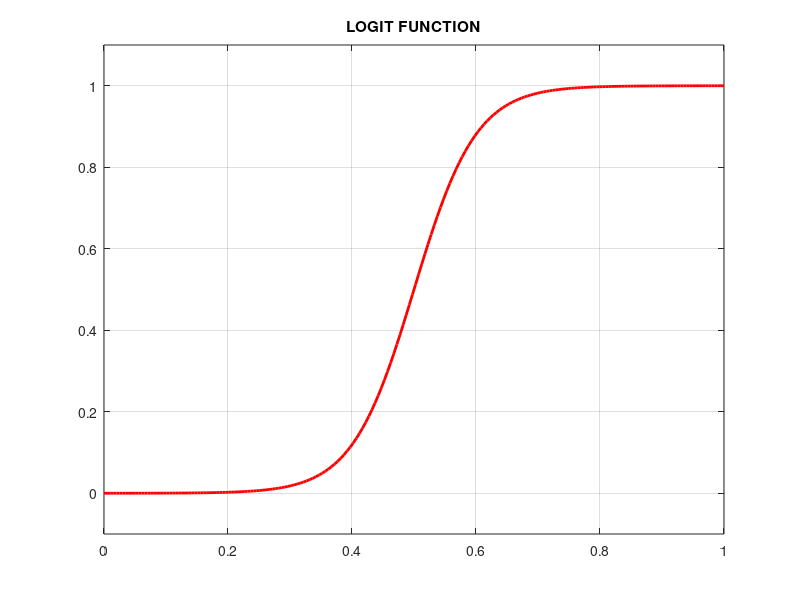

The MATLAB source for this figure: (Note: this script raises an error after producing the figure.)
%% Simulated examples (from Goepp 2025 sez 3.1)
clc; 
close all; 
clear;

addpath('../../cvx')
% cvx_setup

% parameters
N = 200; a = 0; b = 1;
x = linspace(a,b,N);
f = zeros (length(x),1);

% Spline degree
p = input('Insert the degree of the spline p (3 or 5): \n');

if p ~= 3 && p ~= 5
    error('Insert the correct degree: p=3 or p=5')
end

% Choose the function to test
test_case = 2; 

switch test_case
    case 1 % bump function
        for i = 1:N 
            f(i) = 0.4*(x(i)+2*exp(-(16*(x(i)-0.5))^2));
        end
  
        % lambda: parameter chosen sperimentally used 
        % in the definition of the convex optimization problem
        if p==3
            lambda = 1e-5;
        else
            lambda = 1e-8;
        end

        % PLOT TRUE FUNCTION
        figure(1);
        plot(x, f, 'r-','LineWidth',2); 
        title('BUMP FUNCTION');
        grid on;
        axis([0,1, -0.1,1.1]);

    case 2 % logit function
        for i = 1:N
            den = 1+exp(-20*(x(i)-0.5));
            f(i) = 1/den;
        end

        % lambda: parameter chosen sperimentally used 
        % in the definition of the convex optimization problem
        if p==3
            lambda = 1e-4;
        else
            lambda = 1e-7;
        end

        % PLOT TRUE FUNCTION
        figure(1);
        plot(x, f, 'r-','LineWidth',2); 
        title('LOGIT FUNCTION');
        grid on;
        axis([0,1, -0.1,1.1]);

    case 3 % sine function
        for i = 1:N
            f(i) = 0.5*sin(6*pi*x(i))+0.5;
        end

        % lambda: parameter chosen sperimentally used 
        % in the definition of the convex optimization problem
        if p==3
            lambda = 1e-5;
        else
            lambda = 1e-7;
        end

        % PLOT TRUE FUNCTION
        figure(1);
        plot(x, f, 'r-','LineWidth',2);
        title('SINE FUNCTION');
        grid on;
        axis([0,1, -0.1,1.1]);

    case 4 % spahet function
        for i = 1:N
            arg = (2*pi*(1+2^(-3/5)))/(x(i)+2^(-3/5));
            f(i) = sqrt(x(i)*(1-x(i)))*sin(arg)+0.5;
        end

        % lambda: parameter chosen sperimentally used 
        % in the definition of the convex optimization problem
        if p==3
            lambda = 1e-5;
        else
            lambda = 1e-7;
        end

        % PLOT TRUE FUNCTION
        figure(1);
        plot(x, f, 'r-','LineWidth',2);
        title('SPAHET FUNCTION');
        grid on;
        axis([0,1, -0.1,1.1]);

end

%% APPROXIMATION OF THE FUNCTION f BY A SPLINE OF DEGREE p
%% Setup parameters
             
n_init_knots = 20;                             % Initial number of knots
inner_knots = linspace(a, b, n_init_knots);    % Initial knot points
inner_knots = inner_knots(2:end-1);            % Remove the end points, consider only the inner knots

% Initial knot vector (CLAMPED)
U_init = [a*ones(1, p+1), inner_knots, b*ones(1, p+1)]; 

% RECALL: n+1 = m-p => n = m-p-1 where U = (u0=...=up, ..., um-p=...=um) (Recall in matlab you have to shift
% indices)
n_dim = length(U_init) - p - 1;
n = n_dim - 1;

%% Step 1:
%% Construction of A: A c = f
% The matrix A has dimension Nxn_dim => each row k contains the values of
% the basis fcts Ni,p evaluated in x(k)

% Pre allocation for A (sparse format)
A = sparse(N, n_dim);

% Construct A row-wise (for each element x(k))
for k = 1:N
    ik = findspan(p, x(k), n, U_init);        % Find the knot span of U_init where x(k) lives
    bv = nonvanishing_basis(ik, p, x(k), U_init);   % Find the non vanishing basis fcts (evaluated in x(k))
    % This fct returns a p+1 vector containing the p+1 non vanishing basis in
    % the knot span of x(k)
    A(k, (ik-p):ik) = bv;      % Save these values of the fcts in the k th row of A and corresponding columns (i_k-p ... i_k)
end


%% Construction of D the jump matrix
% We need to compute in each inner node the jump of the pth order
% derivative of the curve, but the pth order derivative of the curve is
% given by the lin. comb. of c times the pth derivative of the basis fcts
% Ni,p

% Consider the unique knots (= inner knots) for the jumps:
unique_inner_knots = unique(inner_knots);
num_jumps = length(unique_inner_knots);

% Pre allocate D
% Each row of D corresponds to a different internal node, while the columns
% correspond to the basis fcts
D = zeros(num_jumps, n_dim);

delta_num = 1e-4;
% Loop over each inner node for computing the jump
for j = 1:num_jumps
    u = inner_knots(j);
    % Right limit (u + delta)
    ikR = findspan(p, u + delta_num, n, U_init);
    DR = derivative_basis(ikR, p, u + delta_num, U_init, p);
    % The fct return a matrix containing in each row the derivative of
    % order k of the basis fcts non vanishing at the given knot span
    
    % Left limit (u - delta)
    ikL = findspan(p, u - delta_num, n, U_init);
    DL = derivative_basis(ikL, p, u - delta_num, U_init, p);
    % Insert the values corresponding to the derivatives of order p+1 
    % on the jth row and corresponding columns: 
    D(j, (ikR-p):ikR) = D(j, (ikR-p):ikR) + DR(p+1, :); 
    % Subtract to obtain the jump: 
    D(j, (ikL-p):ikL) = D(j, (ikL-p):ikL) - DL(p+1, :); 
end

%% Start a block to use the CVX package 
% compute c as the solution of the convex optimization problem
cvx_begin
    variable c(n_dim)      % n_dim length of the vector of the variables c
    
    % Minimize the norm of Ac-f (in this case this is a vector so we
    % use the 2 norm) + lambda * norm 1 of Dc
    minimize( norm(A*c - f, 2) + lambda * norm(D*c, 1))
cvx_end

%% 5. Find the active knots
jump = D*c;

% thereshold to select active indexes
if p == 3
    threshold = 1e-1;
else
    threshold = 1e-3;
end

idx_active = find(abs(jump)>threshold);   % Indices corresponding to the active knots: the knots where the jump is non zero
active_knots = inner_knots(idx_active);    % Extract the active knots from the inner knots

U_active = [a*ones(1, p+1), active_knots, b*ones(1, p+1)];        % Construct the clamped knot vector with the new inner knots

%% Prepare the results for the plot
% Generate 1000 points to plot the curve
xx = linspace(a, b, 1000);
curve = zeros(size(xx));

for k = 1:length(xx)
    % Use findspan and the coefficients "c" computed by cvx
    idx = findspan(p, xx(k), n, U_init);
    bv = nonvanishing_basis(idx, p, xx(k), U_init);

    % curve = linear combination of basis_fcts*coefficients c
    curve(k) = bv * c(idx-p:idx);
end

y_knots = -0.1*ones(size(active_knots)); 
% Plot
figure(2); 
hold on;
grid on;
plot(x, f, 'ro','LineWidth',1.5); 
plot(xx, curve, 'b-', 'LineWidth', 2);
% Plot the active knots as blue triangles
plot(active_knots, y_knots, 'b^', 'MarkerSize', 8,'MarkerFaceColor', 'b');
legend('Original data','Reconstructed spline', 'Active knots');
title(sprintf('Initial B-spline reconstruction and active knots (p = %d)', p));
axis([0,1, -0.3,1.1]);

%% Step 2:
% Parameter for constructing clusters chosen sperimentally
delta_cluster = inner_knots(2) - inner_knots(1);
% Tolerance for the adjustment of the knots
tol_adj = 1e-3; 
% Adjust the final internal knot:
active_knots_adj = AdjustKnotsPosition(delta_cluster, tol_adj, active_knots, p, x, f, a, b);

fprintf('\nFinal inner knots: \n')
disp(active_knots_adj);
fprintf('Number of final inner knots: %d\n', length(active_knots_adj));

%% Step 3:
% Final knot vector
U_final = [a*ones(1,p+1), active_knots_adj, b*ones(1,p+1)];
% Compute the dimension to construct A:
nF = length(U_final)-p-1;

A_final = sparse(N,nF);
for k = 1:N
    ik = findspan(p,x(k),nF-1,U_final);
    A_final(k,ik-p:ik) = nonvanishing_basis(ik,p,x(k),U_final);
end

% Solve the final Least square pb:
c_final = A_final \ f;

%% Final plot
curve_final = zeros(size(xx));

for k = 1:length(xx)
    ik = findspan(p,xx(k),nF-1,U_final);
    B  = nonvanishing_basis(ik,p,xx(k),U_final);
    curve_final(k) = B*c_final(ik-p:ik,:);
end

y_knots_adj = -0.1*ones(size(active_knots_adj)); 

figure(3); hold on; grid on;
plot(xx,curve_final,'b-','LineWidth',2);
plot(x, f, 'r', 'LineWidth',1.5); 
% Plot the final active knots as blue triangles
plot(active_knots_adj, y_knots_adj, 'b^', 'MarkerSize', 8,'MarkerFaceColor', 'b');
legend('Recovered spline','True function', 'Final knots');
title(sprintf('Final B-spline reconstruction (p = %d)',p));
axis([0,1, -0.3,1.1]);

%% MSE and ME
% Residual:
res = A_final*c_final - f;

% MSE: mean square error 
MSE = sum(res.^2) / N;

% ME: maximum error
ME = max(abs(res));

fprintf('\nMSE: %e\n', MSE);
fprintf('ME:  %e\n', ME);
